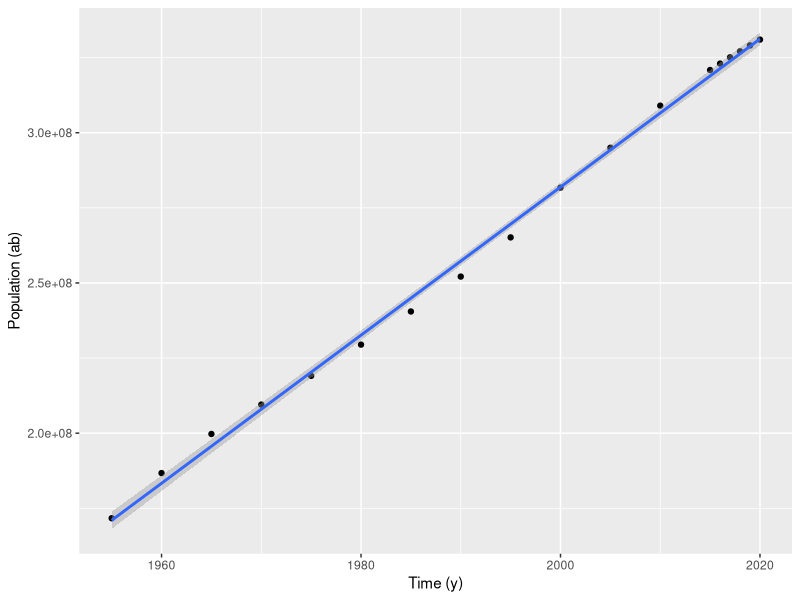
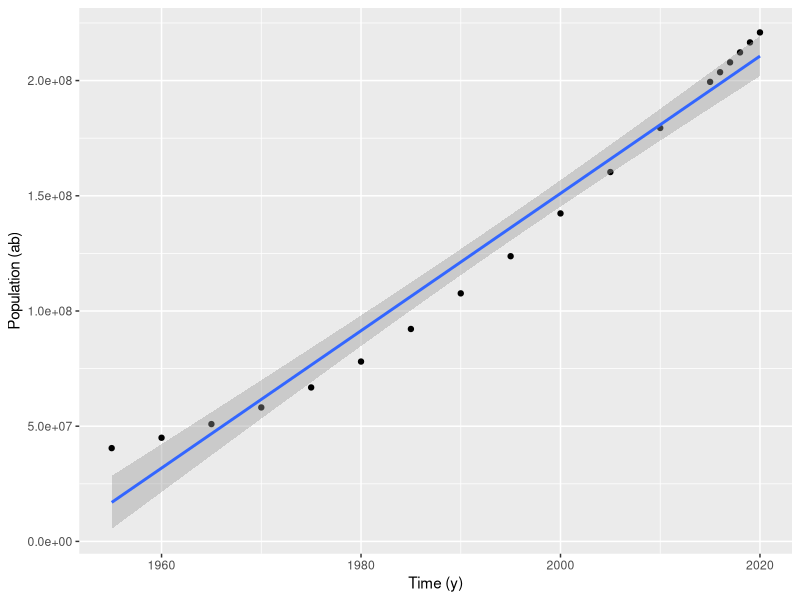
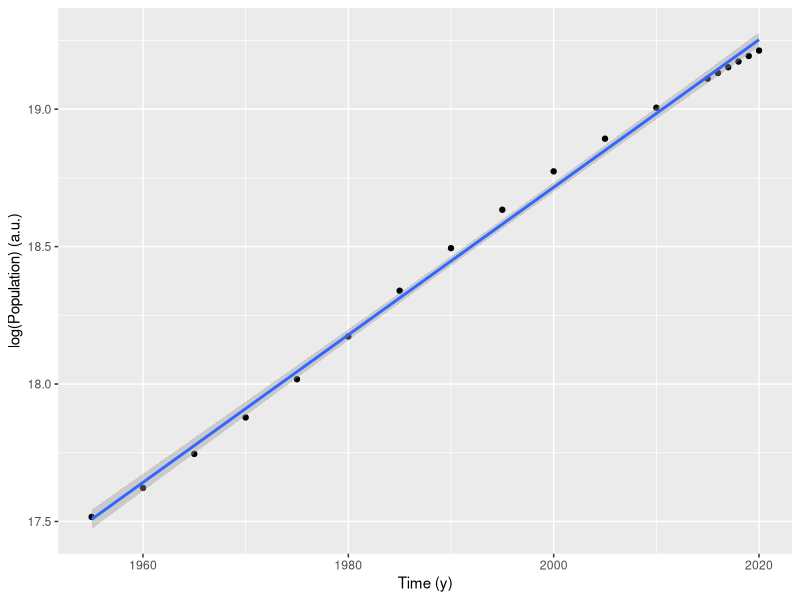
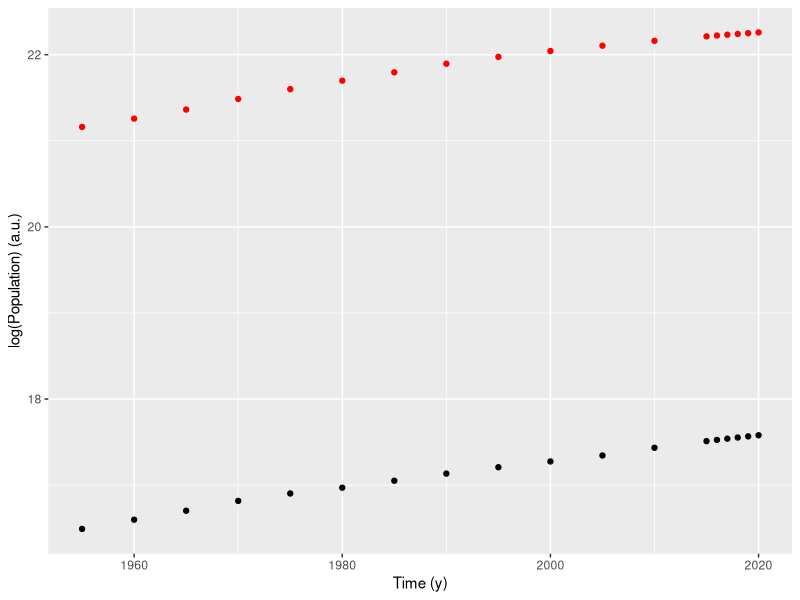
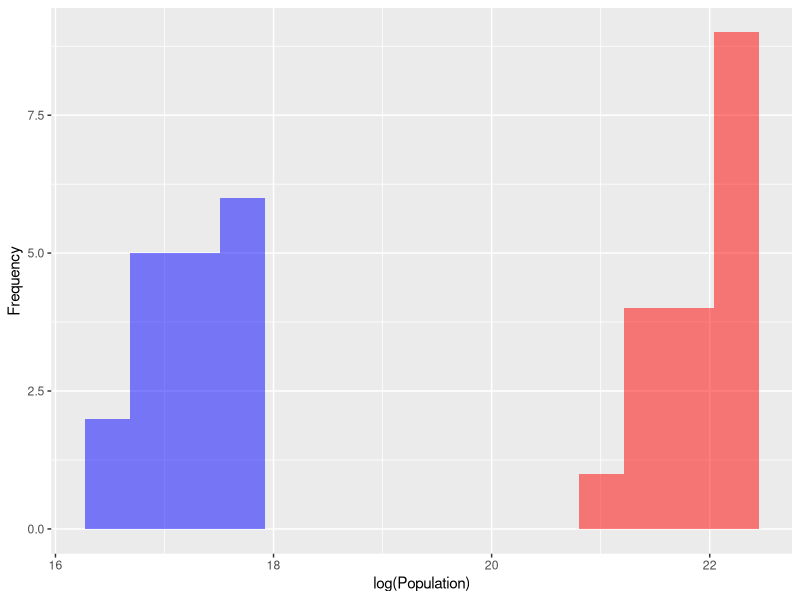
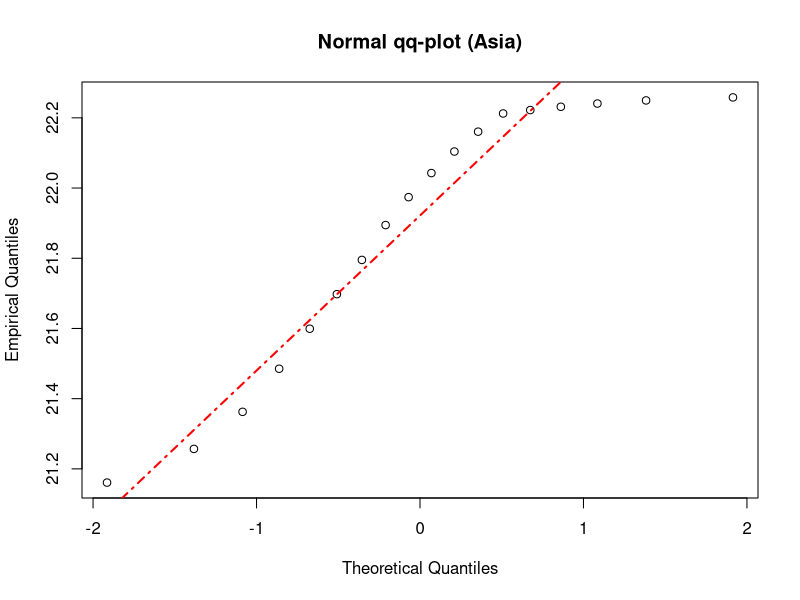
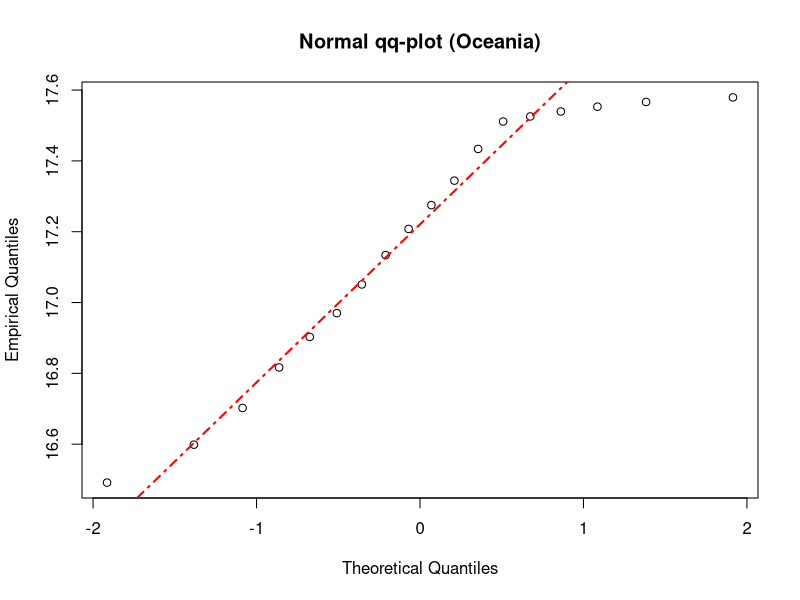
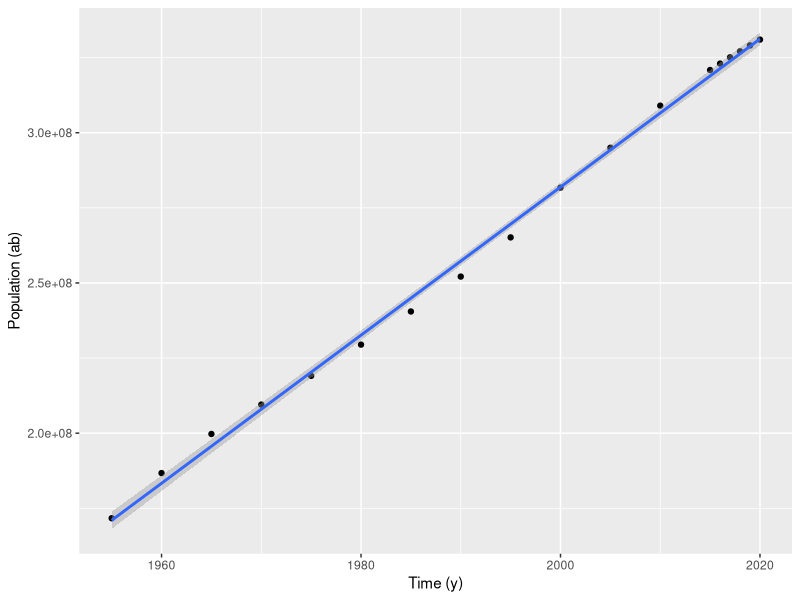

These charts were generated, in order, by the following R code: (Note: this script raises an error after producing the figures.)
###############################################################################
# DATAFRAME INITIALIZATION
###############################################################################

df <- read.csv("./data/population.csv")
library(ggplot2)
library(dplyr)

###############################################################################
# POPULATION GROWTH ANALISYS ==== LINEAR REGRESSION
###############################################################################

# USA ANALYSIS
usa <- df[df$Country == "United States", ]

model <- lm(Population ~ Year, data = usa)
summary(model)

# Pearson's product-moment correlation
cor.test(usa$Population, usa$Year)

ggplot(data = usa, aes(x = Year, y = Population)) +
    geom_point() + geom_smooth(method = "lm") +
    labs(x = "Time (y)", y = "Population (ab)")
ggsave("./img/usa.png")

# PAKISTAN ANALYSIS
# Pakistan has an exponential growth -> log scale to fit a linear model

pak <- df[df$Country == "Pakistan", ]
pak[, "log_Population"] <- log(pak[, "Population"] + 1)

model <- lm(log_Population ~ Year, data = pak)
summary(model)
# Pearson's product-moment correlation
cor.test(pak$Population, pak$Year)
cor.test(pak$log_Population, pak$Year)

ggplot(data = pak, aes(x = Year, y = Population)) +
    geom_point() + geom_smooth(method = "lm") +
    labs(x = "Time (y)", y = "Population (ab)")
ggsave("./img/pak.png")
ggplot(data = pak, aes(x = Year, y = log_Population)) +
    geom_point() + geom_smooth(method = "lm") +
    labs(x = "Time (y)", y = "log(Population) (a.u.)")
ggsave("./img/pak_log.png")

###############################################################################
# POPULATION GROWTH BETWEEN CONTINENTS==== HYPOTHESIS TESTING
###############################################################################

# H0: the two populations have the same mean

asia <- df[df$Continent == "Asia", ]
asia <- asia %>% group_by(Year) %>% summarise(sum = sum(Population))
asia[, "sum"] <- log(asia[, "sum"] + 1)

oceania <- df[df$Continent == "Oceania", ]
oceania <- oceania %>% group_by(Year) %>% summarise(sum = sum(Population))
oceania[, "sum"] <- log(oceania[, "sum"] + 1)

ggplot(data = oceania, aes(x = Year, y = sum)) +
    geom_point() +
    geom_point(data = asia, color = "red") +
    labs(x = "Time (y)", y = "log(Population) (a.u.)")
ggsave("./img/asia_oceania.png")

ggplot() +
    geom_histogram(aes(x = oceania$sum), fill = "blue", alpha = 0.5, bins = 15) + # nolint: line_length_linter.
    geom_histogram(aes(x = asia$sum), fill = "red", alpha = 0.5, bins = 15) +
    labs(x = "log(Population)", y = "Frequency")
ggsave("./img/asia_oceania_hist.png")

qqnorm(asia$sum, main = "Normal qq-plot (Asia)",
    ylab = "Empirical Quantiles", xlab = "Theoretical Quantiles")
qqline(asia$sum, col = "red", lty = 4, lwd = 2)

qqnorm(oceania$sum, main = "Normal qq-plot (Oceania)",
    ylab = "Empirical Quantiles", xlab = "Theoretical Quantiles")
qqline(oceania$sum, col = "red", lty = 4, lwd = 2)

t.test(asia$sum, oceania$sum)

###############################################################################
# YEARLY CHANGE ==== MULTILINEAR REGRESSION
###############################################################################

france <- df[df$Country == "France", ]

result <- lm(data = france, Yearly.Change ~ Population + Migrants.net.
    + FertilityRate + MedianAge + UrbanPopulation)
summary(result)


###############################################################################
###############################################################################
#other things to try

corYearAge <- cor(filter[, "Year"], filter[, "MedianAge"])
corFertilityYear <- cor(filter[, "FertilityRate"], filter[, "Year"])
corAgeFertility <- cor(filter[, "MedianAge"], filter[, "FertilityRate"])
print(c(corYearAge, corFertilityYear, corAgeFertility))


# plots are not that good

ggplot(data = filter, aes(x = Migrants.net., y = Yearly.Change)) + geom_point() + geom_smooth(method = "lm")
ggplot(data = filter, aes(x = Migrants.net., y = FertilityRate)) + geom_point() + geom_smooth(method = "lm")
ggplot(data = filter, aes(x = Migrants.net., y = MedianAge)) + geom_point() + geom_smooth(method = "lm")
ggplot(data = filter, aes(x = Migrants.net., y = UrbanPopulation)) + geom_point() + geom_smooth(method = "lm")

ggplot(data = filter, aes(x = MedianAge, y = exp_FertilityRate)) + geom_point() + geom_smooth(method = "lm")
